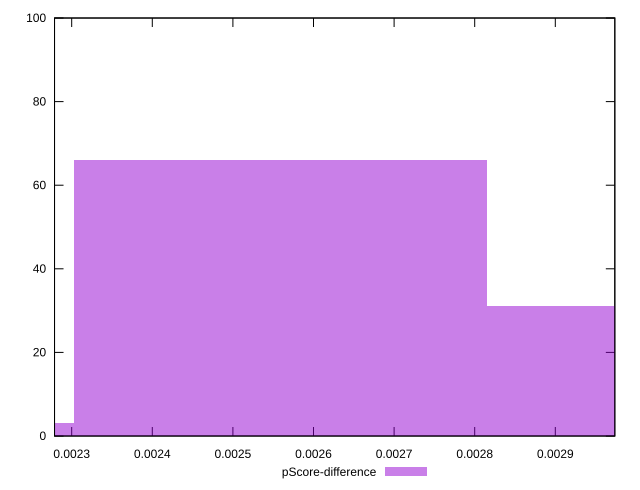

Source code (gnuplot):
reset

$pScoreDifference <<EOF
0.002558955310435539 66
0.0030707463725226473 31
0.0020471642483484314 3
EOF

set key outside below
set boxwidth 0.0005117910620871079
set xrange [0.002278705338622844:0.002973846915872491]
set yrange [0:100]
set trange [0:100]
set style fill transparent solid 0.5 noborder
set terminal svg size 640, 490 enhanced background rgb 'white'
set output "reprap/uses-long-cache-ttl/samples/pages+cached/pScore-difference/histogram.svg"

plot $pScoreDifference title "pScore-difference" with boxes

reset
